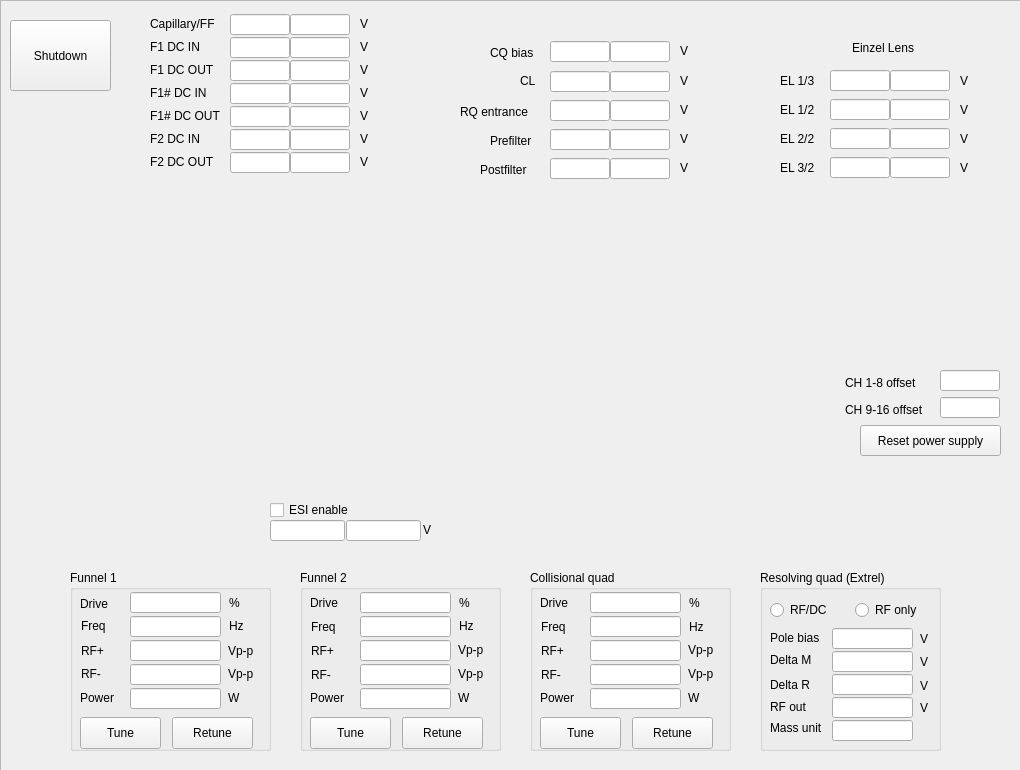
<?xml version="1.0" encoding="UTF-8"?>
<ui version="4.0">
 <class>SoftLanding</class>
 <widget class="QDialog" name="SoftLanding">
  <property name="geometry">
   <rect>
    <x>0</x>
    <y>0</y>
    <width>1020</width>
    <height>770</height>
   </rect>
  </property>
  <property name="windowTitle">
   <string>Soft-Landing IN-SITU IR Instrument Parameters</string>
  </property>
  <widget class="QFrame" name="frmSL">
   <property name="geometry">
    <rect>
     <x>0</x>
     <y>0</y>
     <width>1021</width>
     <height>771</height>
    </rect>
   </property>
   <property name="frameShape">
    <enum>QFrame::StyledPanel</enum>
   </property>
   <property name="frameShadow">
    <enum>QFrame::Raised</enum>
   </property>
   <widget class="QLineEdit" name="leSDCB_1">
    <property name="geometry">
     <rect>
      <x>230</x>
      <y>14</y>
      <width>60</width>
      <height>21</height>
     </rect>
    </property>
    <property name="toolTip">
     <string>MIPS DC bias channel 1</string>
    </property>
    <property name="text">
     <string/>
    </property>
   </widget>
   <widget class="QGroupBox" name="gbSLfunnel1">
    <property name="geometry">
     <rect>
      <x>70</x>
      <y>570</y>
      <width>201</width>
      <height>181</height>
     </rect>
    </property>
    <property name="title">
     <string>Funnel 1</string>
    </property>
    <widget class="QLabel" name="label_3">
     <property name="geometry">
      <rect>
       <x>10</x>
       <y>26</y>
       <width>59</width>
       <height>16</height>
      </rect>
     </property>
     <property name="text">
      <string>Drive</string>
     </property>
    </widget>
    <widget class="QLineEdit" name="leSRFDRV_1">
     <property name="geometry">
      <rect>
       <x>60</x>
       <y>22</y>
       <width>91</width>
       <height>21</height>
      </rect>
     </property>
    </widget>
    <widget class="QLabel" name="label_4">
     <property name="geometry">
      <rect>
       <x>11</x>
       <y>48</y>
       <width>59</width>
       <height>16</height>
      </rect>
     </property>
     <property name="text">
      <string>Freq</string>
     </property>
    </widget>
    <widget class="QLabel" name="label_5">
     <property name="geometry">
      <rect>
       <x>11</x>
       <y>73</y>
       <width>59</width>
       <height>16</height>
      </rect>
     </property>
     <property name="text">
      <string>RF+</string>
     </property>
    </widget>
    <widget class="QLabel" name="label_6">
     <property name="geometry">
      <rect>
       <x>11</x>
       <y>96</y>
       <width>59</width>
       <height>16</height>
      </rect>
     </property>
     <property name="text">
      <string>RF-</string>
     </property>
    </widget>
    <widget class="QLineEdit" name="leSRFFRQ_1">
     <property name="geometry">
      <rect>
       <x>60</x>
       <y>46</y>
       <width>91</width>
       <height>21</height>
      </rect>
     </property>
    </widget>
    <widget class="QLineEdit" name="leGRFPPVP_1">
     <property name="geometry">
      <rect>
       <x>60</x>
       <y>70</y>
       <width>91</width>
       <height>21</height>
      </rect>
     </property>
     <property name="readOnly">
      <bool>true</bool>
     </property>
    </widget>
    <widget class="QLineEdit" name="leGRFPPVN_1">
     <property name="geometry">
      <rect>
       <x>60</x>
       <y>94</y>
       <width>91</width>
       <height>21</height>
      </rect>
     </property>
     <property name="readOnly">
      <bool>true</bool>
     </property>
    </widget>
    <widget class="QLabel" name="label_7">
     <property name="geometry">
      <rect>
       <x>159</x>
       <y>25</y>
       <width>31</width>
       <height>16</height>
      </rect>
     </property>
     <property name="text">
      <string>%</string>
     </property>
    </widget>
    <widget class="QLabel" name="label_8">
     <property name="geometry">
      <rect>
       <x>159</x>
       <y>48</y>
       <width>31</width>
       <height>16</height>
      </rect>
     </property>
     <property name="text">
      <string>Hz</string>
     </property>
    </widget>
    <widget class="QLabel" name="label_9">
     <property name="geometry">
      <rect>
       <x>158</x>
       <y>73</y>
       <width>31</width>
       <height>16</height>
      </rect>
     </property>
     <property name="text">
      <string>Vp-p</string>
     </property>
    </widget>
    <widget class="QLabel" name="label_10">
     <property name="geometry">
      <rect>
       <x>158</x>
       <y>96</y>
       <width>31</width>
       <height>16</height>
      </rect>
     </property>
     <property name="text">
      <string>Vp-p</string>
     </property>
    </widget>
    <widget class="QPushButton" name="pbTuneF1">
     <property name="geometry">
      <rect>
       <x>10</x>
       <y>147</y>
       <width>81</width>
       <height>32</height>
      </rect>
     </property>
     <property name="text">
      <string>Tune</string>
     </property>
     <property name="autoDefault">
      <bool>false</bool>
     </property>
    </widget>
    <widget class="QPushButton" name="pbRetuneF1">
     <property name="geometry">
      <rect>
       <x>102</x>
       <y>147</y>
       <width>81</width>
       <height>32</height>
      </rect>
     </property>
     <property name="text">
      <string>Retune</string>
     </property>
     <property name="autoDefault">
      <bool>false</bool>
     </property>
    </widget>
    <widget class="QLineEdit" name="leGRFPWR_1">
     <property name="geometry">
      <rect>
       <x>60</x>
       <y>118</y>
       <width>91</width>
       <height>21</height>
      </rect>
     </property>
     <property name="readOnly">
      <bool>true</bool>
     </property>
    </widget>
    <widget class="QLabel" name="label_71">
     <property name="geometry">
      <rect>
       <x>10</x>
       <y>120</y>
       <width>59</width>
       <height>16</height>
      </rect>
     </property>
     <property name="text">
      <string>Power</string>
     </property>
    </widget>
    <widget class="QLabel" name="label_72">
     <property name="geometry">
      <rect>
       <x>158</x>
       <y>120</y>
       <width>31</width>
       <height>16</height>
      </rect>
     </property>
     <property name="text">
      <string>W</string>
     </property>
    </widget>
   </widget>
   <widget class="QLabel" name="label">
    <property name="geometry">
     <rect>
      <x>0</x>
      <y>1</y>
      <width>1021</width>
      <height>771</height>
     </rect>
    </property>
    <property name="text">
     <string/>
    </property>
    <property name="pixmap">
     <pixmap resource="files.qrc">:/Images/SoftLanding.png</pixmap>
    </property>
    <property name="scaledContents">
     <bool>true</bool>
    </property>
   </widget>
   <widget class="QGroupBox" name="gbSLfunnel2">
    <property name="geometry">
     <rect>
      <x>300</x>
      <y>570</y>
      <width>201</width>
      <height>181</height>
     </rect>
    </property>
    <property name="title">
     <string>Funnel 2</string>
    </property>
    <widget class="QLabel" name="label_11">
     <property name="geometry">
      <rect>
       <x>10</x>
       <y>25</y>
       <width>59</width>
       <height>16</height>
      </rect>
     </property>
     <property name="text">
      <string>Drive</string>
     </property>
    </widget>
    <widget class="QLineEdit" name="leSRFDRV_2">
     <property name="geometry">
      <rect>
       <x>60</x>
       <y>22</y>
       <width>91</width>
       <height>21</height>
      </rect>
     </property>
    </widget>
    <widget class="QLabel" name="label_12">
     <property name="geometry">
      <rect>
       <x>11</x>
       <y>49</y>
       <width>59</width>
       <height>16</height>
      </rect>
     </property>
     <property name="text">
      <string>Freq</string>
     </property>
    </widget>
    <widget class="QLabel" name="label_13">
     <property name="geometry">
      <rect>
       <x>11</x>
       <y>73</y>
       <width>59</width>
       <height>16</height>
      </rect>
     </property>
     <property name="text">
      <string>RF+</string>
     </property>
    </widget>
    <widget class="QLabel" name="label_14">
     <property name="geometry">
      <rect>
       <x>11</x>
       <y>97</y>
       <width>59</width>
       <height>16</height>
      </rect>
     </property>
     <property name="text">
      <string>RF-</string>
     </property>
    </widget>
    <widget class="QLineEdit" name="leSRFFRQ_2">
     <property name="geometry">
      <rect>
       <x>60</x>
       <y>46</y>
       <width>91</width>
       <height>21</height>
      </rect>
     </property>
    </widget>
    <widget class="QLineEdit" name="leGRFPPVP_2">
     <property name="geometry">
      <rect>
       <x>60</x>
       <y>70</y>
       <width>91</width>
       <height>21</height>
      </rect>
     </property>
     <property name="readOnly">
      <bool>true</bool>
     </property>
    </widget>
    <widget class="QLineEdit" name="leGRFPPVN_2">
     <property name="geometry">
      <rect>
       <x>60</x>
       <y>94</y>
       <width>91</width>
       <height>21</height>
      </rect>
     </property>
     <property name="readOnly">
      <bool>true</bool>
     </property>
    </widget>
    <widget class="QLabel" name="label_15">
     <property name="geometry">
      <rect>
       <x>159</x>
       <y>25</y>
       <width>31</width>
       <height>16</height>
      </rect>
     </property>
     <property name="text">
      <string>%</string>
     </property>
    </widget>
    <widget class="QLabel" name="label_16">
     <property name="geometry">
      <rect>
       <x>159</x>
       <y>48</y>
       <width>31</width>
       <height>16</height>
      </rect>
     </property>
     <property name="text">
      <string>Hz</string>
     </property>
    </widget>
    <widget class="QLabel" name="label_17">
     <property name="geometry">
      <rect>
       <x>158</x>
       <y>72</y>
       <width>31</width>
       <height>16</height>
      </rect>
     </property>
     <property name="text">
      <string>Vp-p</string>
     </property>
    </widget>
    <widget class="QLabel" name="label_18">
     <property name="geometry">
      <rect>
       <x>158</x>
       <y>96</y>
       <width>31</width>
       <height>16</height>
      </rect>
     </property>
     <property name="text">
      <string>Vp-p</string>
     </property>
    </widget>
    <widget class="QPushButton" name="pbTuneF2">
     <property name="geometry">
      <rect>
       <x>10</x>
       <y>147</y>
       <width>81</width>
       <height>32</height>
      </rect>
     </property>
     <property name="text">
      <string>Tune</string>
     </property>
     <property name="autoDefault">
      <bool>false</bool>
     </property>
    </widget>
    <widget class="QPushButton" name="pbRetuneF2">
     <property name="geometry">
      <rect>
       <x>102</x>
       <y>147</y>
       <width>81</width>
       <height>32</height>
      </rect>
     </property>
     <property name="text">
      <string>Retune</string>
     </property>
     <property name="autoDefault">
      <bool>false</bool>
     </property>
    </widget>
    <widget class="QLineEdit" name="leGRFPWR_2">
     <property name="geometry">
      <rect>
       <x>60</x>
       <y>118</y>
       <width>91</width>
       <height>21</height>
      </rect>
     </property>
     <property name="readOnly">
      <bool>true</bool>
     </property>
    </widget>
    <widget class="QLabel" name="label_73">
     <property name="geometry">
      <rect>
       <x>158</x>
       <y>120</y>
       <width>31</width>
       <height>16</height>
      </rect>
     </property>
     <property name="text">
      <string>W</string>
     </property>
    </widget>
    <widget class="QLabel" name="label_74">
     <property name="geometry">
      <rect>
       <x>10</x>
       <y>120</y>
       <width>59</width>
       <height>16</height>
      </rect>
     </property>
     <property name="text">
      <string>Power</string>
     </property>
    </widget>
   </widget>
   <widget class="QGroupBox" name="gbSLCQ">
    <property name="geometry">
     <rect>
      <x>530</x>
      <y>570</y>
      <width>201</width>
      <height>181</height>
     </rect>
    </property>
    <property name="title">
     <string>Collisional quad</string>
    </property>
    <widget class="QLabel" name="label_27">
     <property name="geometry">
      <rect>
       <x>10</x>
       <y>25</y>
       <width>59</width>
       <height>16</height>
      </rect>
     </property>
     <property name="text">
      <string>Drive</string>
     </property>
    </widget>
    <widget class="QLineEdit" name="leSRFDRV_3">
     <property name="geometry">
      <rect>
       <x>60</x>
       <y>22</y>
       <width>91</width>
       <height>21</height>
      </rect>
     </property>
    </widget>
    <widget class="QLabel" name="label_28">
     <property name="geometry">
      <rect>
       <x>11</x>
       <y>49</y>
       <width>59</width>
       <height>16</height>
      </rect>
     </property>
     <property name="text">
      <string>Freq</string>
     </property>
    </widget>
    <widget class="QLabel" name="label_29">
     <property name="geometry">
      <rect>
       <x>11</x>
       <y>73</y>
       <width>59</width>
       <height>16</height>
      </rect>
     </property>
     <property name="text">
      <string>RF+</string>
     </property>
    </widget>
    <widget class="QLabel" name="label_30">
     <property name="geometry">
      <rect>
       <x>11</x>
       <y>97</y>
       <width>59</width>
       <height>16</height>
      </rect>
     </property>
     <property name="text">
      <string>RF-</string>
     </property>
    </widget>
    <widget class="QLineEdit" name="leSRFFRQ_3">
     <property name="geometry">
      <rect>
       <x>60</x>
       <y>46</y>
       <width>91</width>
       <height>21</height>
      </rect>
     </property>
    </widget>
    <widget class="QLineEdit" name="leGRFPPVP_3">
     <property name="geometry">
      <rect>
       <x>60</x>
       <y>70</y>
       <width>91</width>
       <height>21</height>
      </rect>
     </property>
     <property name="readOnly">
      <bool>true</bool>
     </property>
    </widget>
    <widget class="QLineEdit" name="leGRFPPVN_3">
     <property name="geometry">
      <rect>
       <x>60</x>
       <y>94</y>
       <width>91</width>
       <height>21</height>
      </rect>
     </property>
     <property name="readOnly">
      <bool>true</bool>
     </property>
    </widget>
    <widget class="QLabel" name="label_31">
     <property name="geometry">
      <rect>
       <x>159</x>
       <y>25</y>
       <width>31</width>
       <height>16</height>
      </rect>
     </property>
     <property name="text">
      <string>%</string>
     </property>
    </widget>
    <widget class="QLabel" name="label_32">
     <property name="geometry">
      <rect>
       <x>159</x>
       <y>49</y>
       <width>31</width>
       <height>16</height>
      </rect>
     </property>
     <property name="text">
      <string>Hz</string>
     </property>
    </widget>
    <widget class="QLabel" name="label_33">
     <property name="geometry">
      <rect>
       <x>158</x>
       <y>72</y>
       <width>31</width>
       <height>16</height>
      </rect>
     </property>
     <property name="text">
      <string>Vp-p</string>
     </property>
    </widget>
    <widget class="QLabel" name="label_34">
     <property name="geometry">
      <rect>
       <x>158</x>
       <y>96</y>
       <width>31</width>
       <height>16</height>
      </rect>
     </property>
     <property name="text">
      <string>Vp-p</string>
     </property>
    </widget>
    <widget class="QPushButton" name="pbTuneCQ">
     <property name="geometry">
      <rect>
       <x>10</x>
       <y>147</y>
       <width>81</width>
       <height>32</height>
      </rect>
     </property>
     <property name="text">
      <string>Tune</string>
     </property>
     <property name="autoDefault">
      <bool>false</bool>
     </property>
    </widget>
    <widget class="QPushButton" name="pbRetuneCQ">
     <property name="geometry">
      <rect>
       <x>102</x>
       <y>147</y>
       <width>81</width>
       <height>32</height>
      </rect>
     </property>
     <property name="text">
      <string>Retune</string>
     </property>
     <property name="autoDefault">
      <bool>false</bool>
     </property>
    </widget>
    <widget class="QLineEdit" name="leGRFPWR_3">
     <property name="geometry">
      <rect>
       <x>60</x>
       <y>118</y>
       <width>91</width>
       <height>21</height>
      </rect>
     </property>
     <property name="readOnly">
      <bool>true</bool>
     </property>
    </widget>
    <widget class="QLabel" name="label_75">
     <property name="geometry">
      <rect>
       <x>158</x>
       <y>120</y>
       <width>31</width>
       <height>16</height>
      </rect>
     </property>
     <property name="text">
      <string>W</string>
     </property>
    </widget>
    <widget class="QLabel" name="label_76">
     <property name="geometry">
      <rect>
       <x>10</x>
       <y>120</y>
       <width>59</width>
       <height>16</height>
      </rect>
     </property>
     <property name="text">
      <string>Power</string>
     </property>
    </widget>
   </widget>
   <widget class="QLineEdit" name="leGDCBV_1">
    <property name="geometry">
     <rect>
      <x>290</x>
      <y>14</y>
      <width>60</width>
      <height>21</height>
     </rect>
    </property>
    <property name="readOnly">
     <bool>true</bool>
    </property>
   </widget>
   <widget class="QGroupBox" name="gbSLRQ">
    <property name="geometry">
     <rect>
      <x>760</x>
      <y>570</y>
      <width>181</width>
      <height>181</height>
     </rect>
    </property>
    <property name="title">
     <string>Resolving quad (Extrel)</string>
    </property>
    <widget class="QLineEdit" name="leSDACV_CH1">
     <property name="geometry">
      <rect>
       <x>72</x>
       <y>58</y>
       <width>81</width>
       <height>21</height>
      </rect>
     </property>
     <property name="toolTip">
      <string>MIPS DAC module CH1</string>
     </property>
    </widget>
    <widget class="QLabel" name="label_2">
     <property name="geometry">
      <rect>
       <x>10</x>
       <y>60</y>
       <width>59</width>
       <height>16</height>
      </rect>
     </property>
     <property name="text">
      <string>Pole bias</string>
     </property>
    </widget>
    <widget class="QLabel" name="label_37">
     <property name="geometry">
      <rect>
       <x>10</x>
       <y>82</y>
       <width>59</width>
       <height>16</height>
      </rect>
     </property>
     <property name="text">
      <string>Delta M</string>
     </property>
    </widget>
    <widget class="QLabel" name="label_38">
     <property name="geometry">
      <rect>
       <x>10</x>
       <y>107</y>
       <width>59</width>
       <height>16</height>
      </rect>
     </property>
     <property name="text">
      <string>Delta R</string>
     </property>
    </widget>
    <widget class="QLabel" name="label_39">
     <property name="geometry">
      <rect>
       <x>10</x>
       <y>129</y>
       <width>59</width>
       <height>16</height>
      </rect>
     </property>
     <property name="text">
      <string>RF out</string>
     </property>
    </widget>
    <widget class="QLineEdit" name="leSDACV_CH2">
     <property name="geometry">
      <rect>
       <x>72</x>
       <y>81</y>
       <width>81</width>
       <height>21</height>
      </rect>
     </property>
     <property name="toolTip">
      <string>MIPS DAC module CH2</string>
     </property>
    </widget>
    <widget class="QLineEdit" name="leSDACV_CH3">
     <property name="geometry">
      <rect>
       <x>72</x>
       <y>104</y>
       <width>81</width>
       <height>21</height>
      </rect>
     </property>
     <property name="toolTip">
      <string>MIPS DAC module CH3</string>
     </property>
    </widget>
    <widget class="QLineEdit" name="RFOUT">
     <property name="geometry">
      <rect>
       <x>72</x>
       <y>127</y>
       <width>81</width>
       <height>21</height>
      </rect>
     </property>
     <property name="toolTip">
      <string>RF level readback, MIPS ADC CH0</string>
     </property>
     <property name="readOnly">
      <bool>true</bool>
     </property>
    </widget>
    <widget class="QLabel" name="label_40">
     <property name="geometry">
      <rect>
       <x>160</x>
       <y>61</y>
       <width>21</width>
       <height>16</height>
      </rect>
     </property>
     <property name="text">
      <string>V</string>
     </property>
    </widget>
    <widget class="QLabel" name="label_41">
     <property name="geometry">
      <rect>
       <x>160</x>
       <y>84</y>
       <width>21</width>
       <height>16</height>
      </rect>
     </property>
     <property name="text">
      <string>V</string>
     </property>
    </widget>
    <widget class="QLabel" name="label_42">
     <property name="geometry">
      <rect>
       <x>160</x>
       <y>108</y>
       <width>21</width>
       <height>16</height>
      </rect>
     </property>
     <property name="text">
      <string>V</string>
     </property>
    </widget>
    <widget class="QLabel" name="label_43">
     <property name="geometry">
      <rect>
       <x>160</x>
       <y>130</y>
       <width>21</width>
       <height>16</height>
      </rect>
     </property>
     <property name="text">
      <string>V</string>
     </property>
    </widget>
    <widget class="QLineEdit" name="MassUnits">
     <property name="geometry">
      <rect>
       <x>72</x>
       <y>150</y>
       <width>81</width>
       <height>21</height>
      </rect>
     </property>
     <property name="toolTip">
      <string>MIPS DAC module CH8</string>
     </property>
    </widget>
    <widget class="QLabel" name="label_68">
     <property name="geometry">
      <rect>
       <x>10</x>
       <y>150</y>
       <width>59</width>
       <height>16</height>
      </rect>
     </property>
     <property name="text">
      <string>Mass unit</string>
     </property>
    </widget>
    <widget class="QRadioButton" name="rbRFDC">
     <property name="geometry">
      <rect>
       <x>10</x>
       <y>30</y>
       <width>71</width>
       <height>20</height>
      </rect>
     </property>
     <property name="toolTip">
      <string>MIPS digital output A</string>
     </property>
     <property name="text">
      <string>RF/DC</string>
     </property>
    </widget>
    <widget class="QRadioButton" name="rbRFonly">
     <property name="geometry">
      <rect>
       <x>95</x>
       <y>30</y>
       <width>71</width>
       <height>20</height>
      </rect>
     </property>
     <property name="toolTip">
      <string>MIPS digital output A</string>
     </property>
     <property name="text">
      <string>RF only</string>
     </property>
    </widget>
   </widget>
   <widget class="QLabel" name="label_44">
    <property name="geometry">
     <rect>
      <x>150</x>
      <y>16</y>
      <width>81</width>
      <height>16</height>
     </rect>
    </property>
    <property name="text">
     <string>Capillary/FF</string>
    </property>
   </widget>
   <widget class="QLineEdit" name="leSDCB_13">
    <property name="geometry">
     <rect>
      <x>830</x>
      <y>70</y>
      <width>60</width>
      <height>21</height>
     </rect>
    </property>
    <property name="toolTip">
     <string>MIPS DC bias channel 13</string>
    </property>
   </widget>
   <widget class="QLabel" name="label_45">
    <property name="geometry">
     <rect>
      <x>780</x>
      <y>73</y>
      <width>41</width>
      <height>16</height>
     </rect>
    </property>
    <property name="text">
     <string>EL 1/3</string>
    </property>
   </widget>
   <widget class="QLineEdit" name="leGDCBV_13">
    <property name="geometry">
     <rect>
      <x>890</x>
      <y>70</y>
      <width>60</width>
      <height>21</height>
     </rect>
    </property>
    <property name="readOnly">
     <bool>true</bool>
    </property>
   </widget>
   <widget class="QLineEdit" name="leGDCBV_14">
    <property name="geometry">
     <rect>
      <x>890</x>
      <y>99</y>
      <width>60</width>
      <height>21</height>
     </rect>
    </property>
    <property name="readOnly">
     <bool>true</bool>
    </property>
   </widget>
   <widget class="QLineEdit" name="leSDCB_14">
    <property name="geometry">
     <rect>
      <x>830</x>
      <y>99</y>
      <width>60</width>
      <height>21</height>
     </rect>
    </property>
    <property name="toolTip">
     <string>MIPS DC bias channel 14</string>
    </property>
   </widget>
   <widget class="QLabel" name="label_46">
    <property name="geometry">
     <rect>
      <x>780</x>
      <y>102</y>
      <width>41</width>
      <height>16</height>
     </rect>
    </property>
    <property name="text">
     <string>EL 1/2</string>
    </property>
   </widget>
   <widget class="QLineEdit" name="leGDCBV_15">
    <property name="geometry">
     <rect>
      <x>890</x>
      <y>128</y>
      <width>60</width>
      <height>21</height>
     </rect>
    </property>
    <property name="readOnly">
     <bool>true</bool>
    </property>
   </widget>
   <widget class="QLabel" name="label_47">
    <property name="geometry">
     <rect>
      <x>780</x>
      <y>131</y>
      <width>41</width>
      <height>16</height>
     </rect>
    </property>
    <property name="text">
     <string>EL 2/2</string>
    </property>
   </widget>
   <widget class="QLineEdit" name="leSDCB_15">
    <property name="geometry">
     <rect>
      <x>830</x>
      <y>128</y>
      <width>60</width>
      <height>21</height>
     </rect>
    </property>
    <property name="toolTip">
     <string>MIPS DC bias channel 15</string>
    </property>
   </widget>
   <widget class="QLabel" name="label_48">
    <property name="geometry">
     <rect>
      <x>780</x>
      <y>160</y>
      <width>41</width>
      <height>16</height>
     </rect>
    </property>
    <property name="text">
     <string>EL 3/2</string>
    </property>
   </widget>
   <widget class="QLineEdit" name="leSDCB_16">
    <property name="geometry">
     <rect>
      <x>830</x>
      <y>157</y>
      <width>60</width>
      <height>21</height>
     </rect>
    </property>
    <property name="toolTip">
     <string>MIPS DC bias channel 16</string>
    </property>
   </widget>
   <widget class="QLineEdit" name="leGDCBV_16">
    <property name="geometry">
     <rect>
      <x>890</x>
      <y>157</y>
      <width>60</width>
      <height>21</height>
     </rect>
    </property>
    <property name="readOnly">
     <bool>true</bool>
    </property>
   </widget>
   <widget class="QLabel" name="label_49">
    <property name="geometry">
     <rect>
      <x>480</x>
      <y>160</y>
      <width>61</width>
      <height>20</height>
     </rect>
    </property>
    <property name="text">
     <string>Postfilter</string>
    </property>
   </widget>
   <widget class="QLineEdit" name="leGDCBV_12">
    <property name="geometry">
     <rect>
      <x>610</x>
      <y>158</y>
      <width>60</width>
      <height>21</height>
     </rect>
    </property>
    <property name="readOnly">
     <bool>true</bool>
    </property>
   </widget>
   <widget class="QLineEdit" name="leGDCBV_9">
    <property name="geometry">
     <rect>
      <x>610</x>
      <y>71</y>
      <width>60</width>
      <height>21</height>
     </rect>
    </property>
    <property name="readOnly">
     <bool>true</bool>
    </property>
   </widget>
   <widget class="QLineEdit" name="leSDCB_9">
    <property name="geometry">
     <rect>
      <x>550</x>
      <y>71</y>
      <width>60</width>
      <height>21</height>
     </rect>
    </property>
    <property name="toolTip">
     <string>MIPS DC bias channel 9</string>
    </property>
   </widget>
   <widget class="QLabel" name="label_50">
    <property name="geometry">
     <rect>
      <x>490</x>
      <y>131</y>
      <width>51</width>
      <height>20</height>
     </rect>
    </property>
    <property name="text">
     <string>Prefilter</string>
    </property>
   </widget>
   <widget class="QLineEdit" name="leSDCB_11">
    <property name="geometry">
     <rect>
      <x>550</x>
      <y>129</y>
      <width>60</width>
      <height>21</height>
     </rect>
    </property>
    <property name="toolTip">
     <string>MIPS DC bias channel 11</string>
    </property>
   </widget>
   <widget class="QLineEdit" name="leGDCBV_10">
    <property name="geometry">
     <rect>
      <x>610</x>
      <y>100</y>
      <width>60</width>
      <height>21</height>
     </rect>
    </property>
    <property name="readOnly">
     <bool>true</bool>
    </property>
   </widget>
   <widget class="QLabel" name="label_51">
    <property name="geometry">
     <rect>
      <x>520</x>
      <y>73</y>
      <width>21</width>
      <height>16</height>
     </rect>
    </property>
    <property name="text">
     <string>CL</string>
    </property>
   </widget>
   <widget class="QLineEdit" name="leGDCBV_11">
    <property name="geometry">
     <rect>
      <x>610</x>
      <y>129</y>
      <width>60</width>
      <height>21</height>
     </rect>
    </property>
    <property name="readOnly">
     <bool>true</bool>
    </property>
   </widget>
   <widget class="QLineEdit" name="leSDCB_12">
    <property name="geometry">
     <rect>
      <x>550</x>
      <y>158</y>
      <width>60</width>
      <height>21</height>
     </rect>
    </property>
    <property name="toolTip">
     <string>MIPS DC bias channel 12</string>
    </property>
   </widget>
   <widget class="QLabel" name="label_52">
    <property name="geometry">
     <rect>
      <x>460</x>
      <y>102</y>
      <width>81</width>
      <height>20</height>
     </rect>
    </property>
    <property name="text">
     <string>RQ entrance</string>
    </property>
   </widget>
   <widget class="QLineEdit" name="leSDCB_10">
    <property name="geometry">
     <rect>
      <x>550</x>
      <y>100</y>
      <width>60</width>
      <height>21</height>
     </rect>
    </property>
    <property name="toolTip">
     <string>MIPS DC bias channel 10</string>
    </property>
   </widget>
   <widget class="QLineEdit" name="leSDCB_2">
    <property name="geometry">
     <rect>
      <x>230</x>
      <y>37</y>
      <width>60</width>
      <height>21</height>
     </rect>
    </property>
    <property name="toolTip">
     <string>MIPS DC bias channel 2</string>
    </property>
   </widget>
   <widget class="QLineEdit" name="leGDCBV_2">
    <property name="geometry">
     <rect>
      <x>290</x>
      <y>37</y>
      <width>60</width>
      <height>21</height>
     </rect>
    </property>
    <property name="readOnly">
     <bool>true</bool>
    </property>
   </widget>
   <widget class="QLineEdit" name="leGDCBV_3">
    <property name="geometry">
     <rect>
      <x>290</x>
      <y>60</y>
      <width>60</width>
      <height>21</height>
     </rect>
    </property>
    <property name="readOnly">
     <bool>true</bool>
    </property>
   </widget>
   <widget class="QLineEdit" name="leSDCB_3">
    <property name="geometry">
     <rect>
      <x>230</x>
      <y>60</y>
      <width>60</width>
      <height>21</height>
     </rect>
    </property>
    <property name="toolTip">
     <string>MIPS DC bias channel 3</string>
    </property>
   </widget>
   <widget class="QLineEdit" name="leGDCBV_4">
    <property name="geometry">
     <rect>
      <x>290</x>
      <y>83</y>
      <width>60</width>
      <height>21</height>
     </rect>
    </property>
    <property name="readOnly">
     <bool>true</bool>
    </property>
   </widget>
   <widget class="QLineEdit" name="leSDCB_4">
    <property name="geometry">
     <rect>
      <x>230</x>
      <y>83</y>
      <width>60</width>
      <height>21</height>
     </rect>
    </property>
    <property name="toolTip">
     <string>MIPS DC bias channel 4</string>
    </property>
   </widget>
   <widget class="QLineEdit" name="leGDCBV_6">
    <property name="geometry">
     <rect>
      <x>290</x>
      <y>129</y>
      <width>60</width>
      <height>21</height>
     </rect>
    </property>
    <property name="readOnly">
     <bool>true</bool>
    </property>
   </widget>
   <widget class="QLineEdit" name="leSDCB_6">
    <property name="geometry">
     <rect>
      <x>230</x>
      <y>129</y>
      <width>60</width>
      <height>21</height>
     </rect>
    </property>
    <property name="toolTip">
     <string>MIPS DC bias channel 6</string>
    </property>
   </widget>
   <widget class="QLineEdit" name="leGDCBV_5">
    <property name="geometry">
     <rect>
      <x>290</x>
      <y>106</y>
      <width>60</width>
      <height>21</height>
     </rect>
    </property>
    <property name="readOnly">
     <bool>true</bool>
    </property>
   </widget>
   <widget class="QLineEdit" name="leSDCB_7">
    <property name="geometry">
     <rect>
      <x>230</x>
      <y>152</y>
      <width>60</width>
      <height>21</height>
     </rect>
    </property>
    <property name="toolTip">
     <string>MIPS DC bias channel 7</string>
    </property>
   </widget>
   <widget class="QLineEdit" name="leGDCBV_7">
    <property name="geometry">
     <rect>
      <x>290</x>
      <y>152</y>
      <width>60</width>
      <height>21</height>
     </rect>
    </property>
    <property name="readOnly">
     <bool>true</bool>
    </property>
   </widget>
   <widget class="QLineEdit" name="leSDCB_5">
    <property name="geometry">
     <rect>
      <x>230</x>
      <y>106</y>
      <width>60</width>
      <height>21</height>
     </rect>
    </property>
    <property name="toolTip">
     <string>MIPS DC bias channel 5</string>
    </property>
   </widget>
   <widget class="QLabel" name="label_53">
    <property name="geometry">
     <rect>
      <x>150</x>
      <y>39</y>
      <width>71</width>
      <height>16</height>
     </rect>
    </property>
    <property name="text">
     <string>F1 DC IN</string>
    </property>
   </widget>
   <widget class="QLabel" name="label_54">
    <property name="geometry">
     <rect>
      <x>150</x>
      <y>62</y>
      <width>71</width>
      <height>16</height>
     </rect>
    </property>
    <property name="text">
     <string>F1 DC OUT</string>
    </property>
   </widget>
   <widget class="QLabel" name="label_55">
    <property name="geometry">
     <rect>
      <x>150</x>
      <y>85</y>
      <width>71</width>
      <height>16</height>
     </rect>
    </property>
    <property name="text">
     <string>F1# DC IN</string>
    </property>
   </widget>
   <widget class="QLabel" name="label_56">
    <property name="geometry">
     <rect>
      <x>150</x>
      <y>108</y>
      <width>81</width>
      <height>16</height>
     </rect>
    </property>
    <property name="text">
     <string>F1# DC OUT</string>
    </property>
   </widget>
   <widget class="QLabel" name="label_57">
    <property name="geometry">
     <rect>
      <x>150</x>
      <y>131</y>
      <width>71</width>
      <height>16</height>
     </rect>
    </property>
    <property name="text">
     <string>F2 DC IN</string>
    </property>
   </widget>
   <widget class="QLabel" name="label_58">
    <property name="geometry">
     <rect>
      <x>150</x>
      <y>154</y>
      <width>71</width>
      <height>16</height>
     </rect>
    </property>
    <property name="text">
     <string>F2 DC OUT</string>
    </property>
   </widget>
   <widget class="QCheckBox" name="chkESIenable">
    <property name="geometry">
     <rect>
      <x>270</x>
      <y>500</y>
      <width>86</width>
      <height>20</height>
     </rect>
    </property>
    <property name="toolTip">
     <string>Check to enable ESI HV</string>
    </property>
    <property name="text">
     <string>ESI enable</string>
    </property>
   </widget>
   <widget class="QLineEdit" name="leSHV_1">
    <property name="geometry">
     <rect>
      <x>270</x>
      <y>520</y>
      <width>75</width>
      <height>21</height>
     </rect>
    </property>
   </widget>
   <widget class="QLineEdit" name="leGHVV_1">
    <property name="geometry">
     <rect>
      <x>346</x>
      <y>520</y>
      <width>75</width>
      <height>21</height>
     </rect>
    </property>
    <property name="readOnly">
     <bool>true</bool>
    </property>
   </widget>
   <widget class="QLabel" name="label_19">
    <property name="geometry">
     <rect>
      <x>360</x>
      <y>16</y>
      <width>21</width>
      <height>16</height>
     </rect>
    </property>
    <property name="text">
     <string>V</string>
    </property>
   </widget>
   <widget class="QLabel" name="label_20">
    <property name="geometry">
     <rect>
      <x>360</x>
      <y>39</y>
      <width>21</width>
      <height>16</height>
     </rect>
    </property>
    <property name="text">
     <string>V</string>
    </property>
   </widget>
   <widget class="QLabel" name="label_21">
    <property name="geometry">
     <rect>
      <x>360</x>
      <y>62</y>
      <width>21</width>
      <height>16</height>
     </rect>
    </property>
    <property name="text">
     <string>V</string>
    </property>
   </widget>
   <widget class="QLabel" name="label_22">
    <property name="geometry">
     <rect>
      <x>360</x>
      <y>85</y>
      <width>21</width>
      <height>16</height>
     </rect>
    </property>
    <property name="text">
     <string>V</string>
    </property>
   </widget>
   <widget class="QLabel" name="label_23">
    <property name="geometry">
     <rect>
      <x>360</x>
      <y>108</y>
      <width>21</width>
      <height>16</height>
     </rect>
    </property>
    <property name="text">
     <string>V</string>
    </property>
   </widget>
   <widget class="QLabel" name="label_24">
    <property name="geometry">
     <rect>
      <x>360</x>
      <y>131</y>
      <width>21</width>
      <height>16</height>
     </rect>
    </property>
    <property name="text">
     <string>V</string>
    </property>
   </widget>
   <widget class="QLabel" name="label_25">
    <property name="geometry">
     <rect>
      <x>360</x>
      <y>154</y>
      <width>21</width>
      <height>16</height>
     </rect>
    </property>
    <property name="text">
     <string>V</string>
    </property>
   </widget>
   <widget class="QLabel" name="label_26">
    <property name="geometry">
     <rect>
      <x>680</x>
      <y>73</y>
      <width>21</width>
      <height>16</height>
     </rect>
    </property>
    <property name="text">
     <string>V</string>
    </property>
   </widget>
   <widget class="QLabel" name="label_59">
    <property name="geometry">
     <rect>
      <x>680</x>
      <y>131</y>
      <width>21</width>
      <height>16</height>
     </rect>
    </property>
    <property name="text">
     <string>V</string>
    </property>
   </widget>
   <widget class="QLabel" name="label_60">
    <property name="geometry">
     <rect>
      <x>680</x>
      <y>102</y>
      <width>21</width>
      <height>16</height>
     </rect>
    </property>
    <property name="text">
     <string>V</string>
    </property>
   </widget>
   <widget class="QLabel" name="label_61">
    <property name="geometry">
     <rect>
      <x>680</x>
      <y>160</y>
      <width>21</width>
      <height>16</height>
     </rect>
    </property>
    <property name="text">
     <string>V</string>
    </property>
   </widget>
   <widget class="QLabel" name="label_62">
    <property name="geometry">
     <rect>
      <x>960</x>
      <y>73</y>
      <width>21</width>
      <height>16</height>
     </rect>
    </property>
    <property name="text">
     <string>V</string>
    </property>
   </widget>
   <widget class="QLabel" name="label_63">
    <property name="geometry">
     <rect>
      <x>960</x>
      <y>131</y>
      <width>21</width>
      <height>16</height>
     </rect>
    </property>
    <property name="text">
     <string>V</string>
    </property>
   </widget>
   <widget class="QLabel" name="label_64">
    <property name="geometry">
     <rect>
      <x>960</x>
      <y>102</y>
      <width>21</width>
      <height>16</height>
     </rect>
    </property>
    <property name="text">
     <string>V</string>
    </property>
   </widget>
   <widget class="QLabel" name="label_65">
    <property name="geometry">
     <rect>
      <x>960</x>
      <y>160</y>
      <width>21</width>
      <height>16</height>
     </rect>
    </property>
    <property name="text">
     <string>V</string>
    </property>
   </widget>
   <widget class="QLabel" name="label_66">
    <property name="geometry">
     <rect>
      <x>423</x>
      <y>522</y>
      <width>21</width>
      <height>16</height>
     </rect>
    </property>
    <property name="text">
     <string>V</string>
    </property>
   </widget>
   <widget class="QLineEdit" name="leGDCBV_8">
    <property name="geometry">
     <rect>
      <x>610</x>
      <y>41</y>
      <width>60</width>
      <height>21</height>
     </rect>
    </property>
    <property name="readOnly">
     <bool>true</bool>
    </property>
   </widget>
   <widget class="QLabel" name="label_67">
    <property name="geometry">
     <rect>
      <x>490</x>
      <y>43</y>
      <width>51</width>
      <height>20</height>
     </rect>
    </property>
    <property name="text">
     <string>CQ bias</string>
    </property>
   </widget>
   <widget class="QLineEdit" name="leSDCB_8">
    <property name="geometry">
     <rect>
      <x>550</x>
      <y>41</y>
      <width>60</width>
      <height>21</height>
     </rect>
    </property>
    <property name="toolTip">
     <string>MIPS DC bias channel 8</string>
    </property>
   </widget>
   <widget class="QLabel" name="label_35">
    <property name="geometry">
     <rect>
      <x>680</x>
      <y>43</y>
      <width>21</width>
      <height>16</height>
     </rect>
    </property>
    <property name="text">
     <string>V</string>
    </property>
   </widget>
   <widget class="QLabel" name="label_36">
    <property name="geometry">
     <rect>
      <x>852</x>
      <y>40</y>
      <width>71</width>
      <height>16</height>
     </rect>
    </property>
    <property name="text">
     <string>Einzel Lens</string>
    </property>
   </widget>
   <widget class="QLabel" name="label_69">
    <property name="geometry">
     <rect>
      <x>845</x>
      <y>373</y>
      <width>81</width>
      <height>20</height>
     </rect>
    </property>
    <property name="text">
     <string>CH 1-8 offset</string>
    </property>
   </widget>
   <widget class="QLineEdit" name="leSDCBOF_1">
    <property name="geometry">
     <rect>
      <x>940</x>
      <y>370</y>
      <width>60</width>
      <height>21</height>
     </rect>
    </property>
    <property name="toolTip">
     <string>Sets range for DC bias channels 1 thru 8</string>
    </property>
   </widget>
   <widget class="QLineEdit" name="leSDCBOF_9">
    <property name="geometry">
     <rect>
      <x>940</x>
      <y>397</y>
      <width>60</width>
      <height>21</height>
     </rect>
    </property>
    <property name="toolTip">
     <string>Sets range for DC bias channels 9 thru 16</string>
    </property>
   </widget>
   <widget class="QLabel" name="label_70">
    <property name="geometry">
     <rect>
      <x>845</x>
      <y>400</y>
      <width>91</width>
      <height>20</height>
     </rect>
    </property>
    <property name="text">
     <string>CH 9-16 offset</string>
    </property>
   </widget>
   <widget class="QLabel" name="lblSLtime">
    <property name="geometry">
     <rect>
      <x>710</x>
      <y>10</y>
      <width>291</width>
      <height>20</height>
     </rect>
    </property>
    <property name="text">
     <string/>
    </property>
   </widget>
   <widget class="QPushButton" name="pbShutdown">
    <property name="geometry">
     <rect>
      <x>10</x>
      <y>20</y>
      <width>101</width>
      <height>71</height>
     </rect>
    </property>
    <property name="toolTip">
     <string>Pressing this button will set all values to zero.</string>
    </property>
    <property name="text">
     <string>Shutdown</string>
    </property>
    <property name="autoDefault">
     <bool>false</bool>
    </property>
   </widget>
   <widget class="QPushButton" name="pbResetPowerSupply">
    <property name="geometry">
     <rect>
      <x>860</x>
      <y>425</y>
      <width>141</width>
      <height>31</height>
     </rect>
    </property>
    <property name="text">
     <string>Reset power supply</string>
    </property>
    <property name="autoDefault">
     <bool>false</bool>
    </property>
   </widget>
   <zorder>label</zorder>
   <zorder>leSDCB_1</zorder>
   <zorder>gbSLfunnel1</zorder>
   <zorder>gbSLfunnel2</zorder>
   <zorder>gbSLCQ</zorder>
   <zorder>leGDCBV_1</zorder>
   <zorder>gbSLRQ</zorder>
   <zorder>label_44</zorder>
   <zorder>leSDCB_13</zorder>
   <zorder>label_45</zorder>
   <zorder>leGDCBV_13</zorder>
   <zorder>leGDCBV_14</zorder>
   <zorder>leSDCB_14</zorder>
   <zorder>label_46</zorder>
   <zorder>leGDCBV_15</zorder>
   <zorder>label_47</zorder>
   <zorder>leSDCB_15</zorder>
   <zorder>label_48</zorder>
   <zorder>leSDCB_16</zorder>
   <zorder>leGDCBV_16</zorder>
   <zorder>label_49</zorder>
   <zorder>leGDCBV_12</zorder>
   <zorder>leGDCBV_9</zorder>
   <zorder>leSDCB_9</zorder>
   <zorder>label_50</zorder>
   <zorder>leSDCB_11</zorder>
   <zorder>leGDCBV_10</zorder>
   <zorder>label_51</zorder>
   <zorder>leGDCBV_11</zorder>
   <zorder>leSDCB_12</zorder>
   <zorder>label_52</zorder>
   <zorder>leSDCB_10</zorder>
   <zorder>leSDCB_2</zorder>
   <zorder>leGDCBV_2</zorder>
   <zorder>leGDCBV_3</zorder>
   <zorder>leSDCB_3</zorder>
   <zorder>leGDCBV_4</zorder>
   <zorder>leSDCB_4</zorder>
   <zorder>leGDCBV_6</zorder>
   <zorder>leSDCB_6</zorder>
   <zorder>leGDCBV_5</zorder>
   <zorder>leSDCB_7</zorder>
   <zorder>leGDCBV_7</zorder>
   <zorder>leSDCB_5</zorder>
   <zorder>label_53</zorder>
   <zorder>label_54</zorder>
   <zorder>label_55</zorder>
   <zorder>label_56</zorder>
   <zorder>label_57</zorder>
   <zorder>label_58</zorder>
   <zorder>chkESIenable</zorder>
   <zorder>leSHV_1</zorder>
   <zorder>leGHVV_1</zorder>
   <zorder>label_19</zorder>
   <zorder>label_20</zorder>
   <zorder>label_21</zorder>
   <zorder>label_22</zorder>
   <zorder>label_23</zorder>
   <zorder>label_24</zorder>
   <zorder>label_25</zorder>
   <zorder>label_26</zorder>
   <zorder>label_59</zorder>
   <zorder>label_60</zorder>
   <zorder>label_61</zorder>
   <zorder>label_62</zorder>
   <zorder>label_63</zorder>
   <zorder>label_64</zorder>
   <zorder>label_65</zorder>
   <zorder>label_66</zorder>
   <zorder>leGDCBV_8</zorder>
   <zorder>label_67</zorder>
   <zorder>leSDCB_8</zorder>
   <zorder>label_35</zorder>
   <zorder>label_36</zorder>
   <zorder>label_69</zorder>
   <zorder>leSDCBOF_1</zorder>
   <zorder>leSDCBOF_9</zorder>
   <zorder>label_70</zorder>
   <zorder>lblSLtime</zorder>
   <zorder>pbShutdown</zorder>
   <zorder>pbResetPowerSupply</zorder>
  </widget>
 </widget>
 <resources>
  <include location="files.qrc"/>
 </resources>
 <connections/>
</ui>
